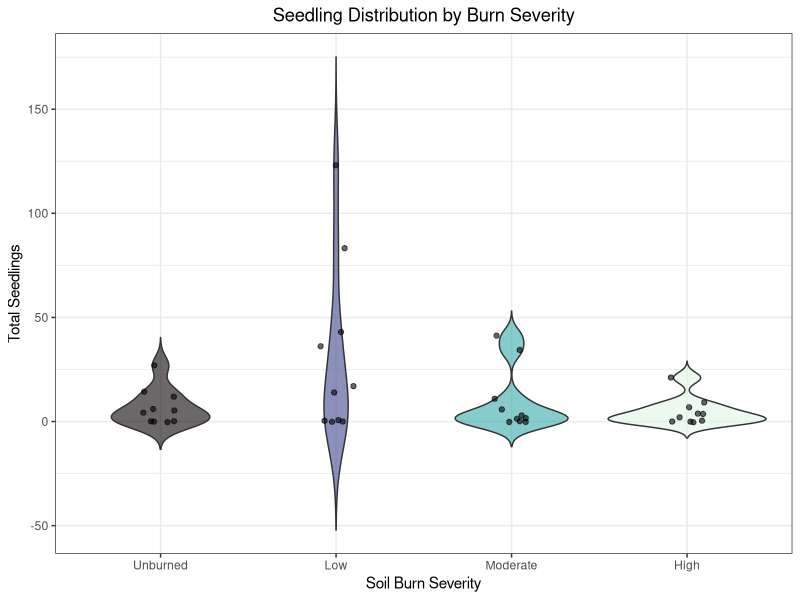

Write R code to recreate this figure.
# ===============================================
# Script: seedlings_per_severity.R
# Purpose: Load cleaned data and create a violin 
#         distribution of seedling counts per SBS
# Author: Helena Kroleski
# Date: Fall 2025
# ===============================================

# Install packages that may be used 
install.packages("tidyverse")
install.packages("readxl")
install.packages("viridis")

# Load libraries
library(tidyverse)   # For ggplot2, etc.
library(readxl)      # For reading excel files
library(viridis)     # For colorblind-friendly palettes

# Load cleaned data located in Kroleski_GEOG563 Data folder
LHData <- read_excel("Data/fresh_n_clean_LH_Data.xlsx")

# Compute total seedlings across species for each plot
LHData <- LHData %>%
  mutate(Seedlings_total = `100SeedDF_total` + `100SeedWH_total` + 
    `100SeedWRC_total` + `100SeedOther_total`)

# Convert Soil Burn Severity to factor with full names 
LHData$SoilSev <- factor(LHData$SoilSev,
                         levels = c("Un", "Low", "Mod", "High"),
                         labels = c("Unburned", "Low", "Moderate", "High"))

# Create violin distribtuion 

ggplot(LHData, aes(x = SoilSev, y = Seedlings_total, fill = SoilSev)) +
  geom_violin(trim = FALSE, alpha = 0.6) +
  geom_jitter(width = 0.1, alpha = 0.6) +
  scale_fill_viridis_d(option = "mako") +
  theme_bw() +
  labs(title = "Seedling Distribution by Burn Severity",
  x = "Soil Burn Severity", y = "Total Seedlings") +
  theme(legend.position = "none",
  plot.title = element_text(hjust = 0.5))

# ===============================================